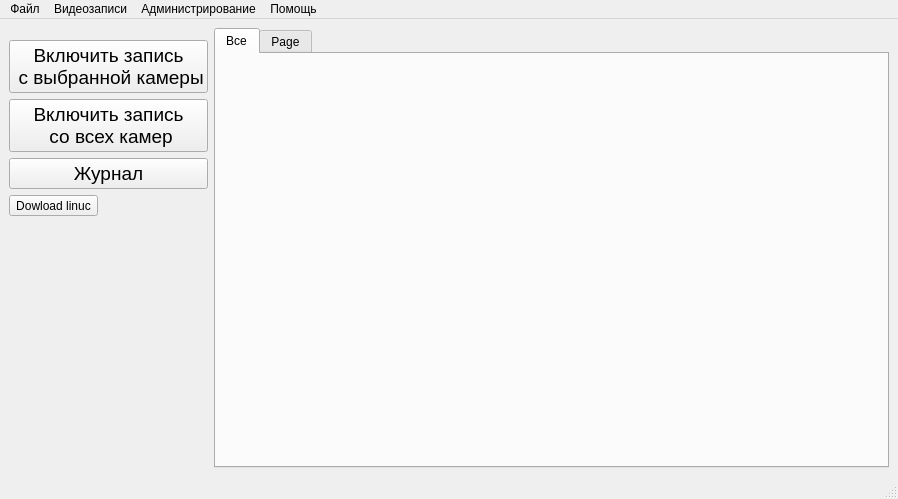
<?xml version="1.0" encoding="UTF-8"?>
<ui version="4.0">
 <class>CBuksanSpy</class>
 <widget class="QMainWindow" name="CBuksanSpy">
  <property name="geometry">
   <rect>
    <x>0</x>
    <y>0</y>
    <width>898</width>
    <height>499</height>
   </rect>
  </property>
  <property name="windowTitle">
   <string>BuksanSpy</string>
  </property>
  <widget class="QWidget" name="centralwidget">
   <layout class="QGridLayout" name="gridLayout">
    <item row="3" column="0">
     <widget class="QPushButton" name="pushButton_2">
      <property name="font">
       <font>
        <pointsize>14</pointsize>
       </font>
      </property>
      <property name="contextMenuPolicy">
       <enum>Qt::ActionsContextMenu</enum>
      </property>
      <property name="text">
       <string>Включить запись 
 со всех камер</string>
      </property>
      <property name="flat">
       <bool>false</bool>
      </property>
     </widget>
    </item>
    <item row="0" column="1" rowspan="7">
     <layout class="QGridLayout" name="CamLayout">
      <item row="0" column="0">
       <widget class="QTabWidget" name="Cams_TabWidget">
        <property name="currentIndex">
         <number>0</number>
        </property>
        <widget class="QWidget" name="AllCams">
         <property name="sizePolicy">
          <sizepolicy hsizetype="Preferred" vsizetype="Preferred">
           <horstretch>0</horstretch>
           <verstretch>0</verstretch>
          </sizepolicy>
         </property>
         <property name="minimumSize">
          <size>
           <width>0</width>
           <height>0</height>
          </size>
         </property>
         <attribute name="title">
          <string>Все</string>
         </attribute>
         <widget class="QWidget" name="gridLayoutWidget">
          <property name="geometry">
           <rect>
            <x>0</x>
            <y>0</y>
            <width>651</width>
            <height>401</height>
           </rect>
          </property>
          <layout class="QGridLayout" name="camslay"/>
         </widget>
        </widget>
        <widget class="QWidget" name="tab">
         <attribute name="title">
          <string>Page</string>
         </attribute>
        </widget>
       </widget>
      </item>
     </layout>
    </item>
    <item row="2" column="0">
     <widget class="QPushButton" name="pushButton_4">
      <property name="font">
       <font>
        <pointsize>14</pointsize>
       </font>
      </property>
      <property name="text">
       <string>Включить запись 
 с выбранной камеры</string>
      </property>
      <property name="flat">
       <bool>false</bool>
      </property>
     </widget>
    </item>
    <item row="4" column="0">
     <widget class="QPushButton" name="pushButton_3">
      <property name="font">
       <font>
        <pointsize>14</pointsize>
       </font>
      </property>
      <property name="text">
       <string>Журнал</string>
      </property>
      <property name="flat">
       <bool>false</bool>
      </property>
     </widget>
    </item>
    <item row="6" column="0">
     <spacer name="verticalSpacer">
      <property name="orientation">
       <enum>Qt::Vertical</enum>
      </property>
      <property name="sizeHint" stdset="0">
       <size>
        <width>20</width>
        <height>40</height>
       </size>
      </property>
     </spacer>
    </item>
    <item row="5" column="0">
     <widget class="QToolButton" name="toolButton">
      <property name="text">
       <string>Dowload linuc</string>
      </property>
      <property name="icon">
       <iconset>
        <normaloff>../Загрузки/c8c21a9023c8c0ac8fa47b36403fdf1a.jpg</normaloff>../Загрузки/c8c21a9023c8c0ac8fa47b36403fdf1a.jpg</iconset>
      </property>
     </widget>
    </item>
   </layout>
  </widget>
  <widget class="QMenuBar" name="menubar">
   <property name="geometry">
    <rect>
     <x>0</x>
     <y>0</y>
     <width>898</width>
     <height>23</height>
    </rect>
   </property>
   <widget class="QMenu" name="menu">
    <property name="title">
     <string>Файл</string>
    </property>
    <addaction name="separator"/>
    <addaction name="InitCams_action"/>
    <addaction name="StartAllCams_Action"/>
    <addaction name="StartCurrentCam_Action"/>
    <addaction name="Quit_Action"/>
   </widget>
   <widget class="QMenu" name="menu_2">
    <property name="title">
     <string>Видеозаписи</string>
    </property>
   </widget>
   <widget class="QMenu" name="menu_3">
    <property name="title">
     <string>Администрирование</string>
    </property>
    <widget class="QMenu" name="menu_4">
     <property name="title">
      <string>Пользователи и группы</string>
     </property>
     <addaction name="users_Action"/>
    </widget>
    <widget class="QMenu" name="menu_5">
     <property name="title">
      <string>Устройства</string>
     </property>
     <addaction name="ShowDevList_Action"/>
    </widget>
    <addaction name="separator"/>
    <addaction name="menu_4"/>
    <addaction name="separator"/>
    <addaction name="menu_5"/>
    <addaction name="eventlog_Action"/>
   </widget>
   <widget class="QMenu" name="menu_6">
    <property name="title">
     <string>Помощь</string>
    </property>
    <addaction name="action_help"/>
    <addaction name="action_Qt"/>
   </widget>
   <addaction name="menu"/>
   <addaction name="menu_2"/>
   <addaction name="menu_3"/>
   <addaction name="menu_6"/>
  </widget>
  <widget class="QStatusBar" name="statusbar"/>
  <action name="StartAllCams_Action">
   <property name="text">
    <string>Включить запись со всех камер</string>
   </property>
   <property name="shortcut">
    <string>Ctrl+Shift+A</string>
   </property>
  </action>
  <action name="StartCurrentCam_Action">
   <property name="text">
    <string>Включить запись с выбранной камеры</string>
   </property>
   <property name="shortcut">
    <string>Ctrl+Shift+C</string>
   </property>
  </action>
  <action name="Quit_Action">
   <property name="text">
    <string>Выйти из программы</string>
   </property>
   <property name="shortcut">
    <string>Ctrl+Shift+Q</string>
   </property>
  </action>
  <action name="users_Action">
   <property name="text">
    <string>Пользователи</string>
   </property>
   <property name="shortcut">
    <string>Ctrl+Shift+U</string>
   </property>
  </action>
  <action name="MandatoryGroups_Action">
   <property name="text">
    <string>Мандатные группы</string>
   </property>
   <property name="shortcut">
    <string>Ctrl+Shift+M</string>
   </property>
  </action>
  <action name="AddDevice_Action">
   <property name="text">
    <string>Добавить устройство</string>
   </property>
  </action>
  <action name="InitCams_action">
   <property name="text">
    <string>Инициализировать устройства</string>
   </property>
   <property name="shortcut">
    <string>Ctrl+Shift+I</string>
   </property>
  </action>
  <action name="AddDev_Action">
   <property name="text">
    <string>Добавить устройство</string>
   </property>
   <property name="shortcut">
    <string>Ctrl+Shift+N</string>
   </property>
  </action>
  <action name="ShowDevList_Action">
   <property name="text">
    <string>Показать список устройств</string>
   </property>
   <property name="shortcut">
    <string>Ctrl+Shift+S</string>
   </property>
  </action>
  <action name="eventlog_Action">
   <property name="text">
    <string>Журнал событий</string>
   </property>
   <property name="shortcut">
    <string>Ctrl+Shift+L</string>
   </property>
  </action>
  <action name="action_help">
   <property name="text">
    <string>Руководство пользователя</string>
   </property>
  </action>
  <action name="action_Qt">
   <property name="text">
    <string>О Qt</string>
   </property>
  </action>
 </widget>
 <resources/>
 <connections/>
</ui>
